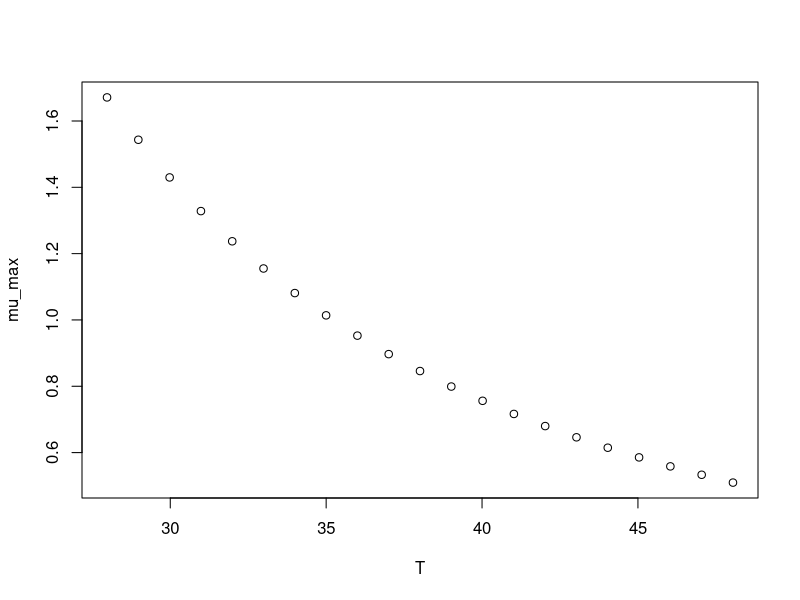

Recreate this plot in R.
#############################
# start of Parameter script
#############################
T <- seq(27.972027972028,48.048,length.out=21)
#############################
# end of Parameter script
#############################
############################# 
# start of Model script Gropin ID 1447 
#############################
 
# constant coefficients for this model
 
variables <- data.frame(T)
argumentsPar <- expand.grid(variables)
 
# heart of the model
response_surface <- function(T) {
   mumax <-(1/(0.0009765*(T-3.217)^2))

return(mumax=mumax)
} 

# output parameters
mumax <- cbind(argumentsPar,response_surface(argumentsPar['T']))
colnames(mumax) <- c(colnames(argumentsPar),'mumax')
#############################
# End of Model script
#############################
############################# 
# start of Visualisation script Gropin ID 1447 
#############################
plot(T,mumax$mumax,
                          xlab='T',
                          ylab='mu_max')
#############################
# End of Visualisation script
#############################
